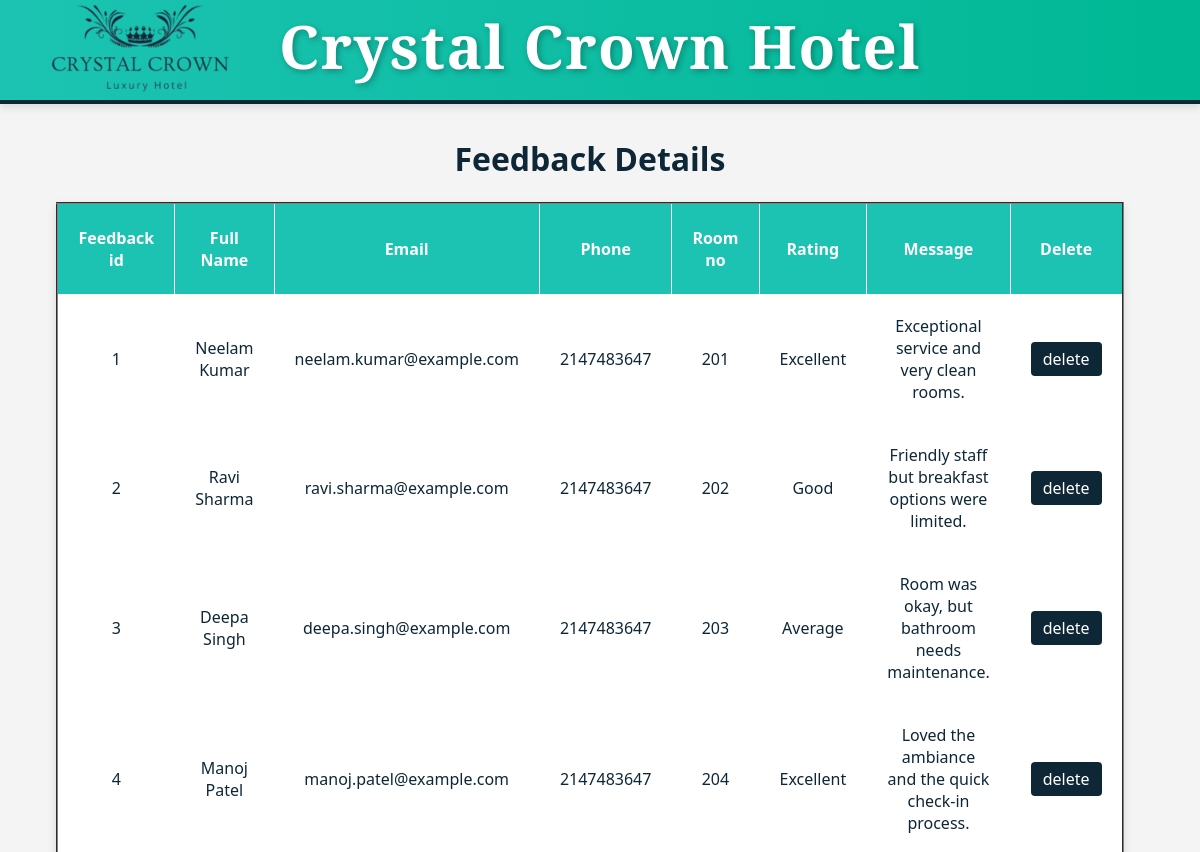
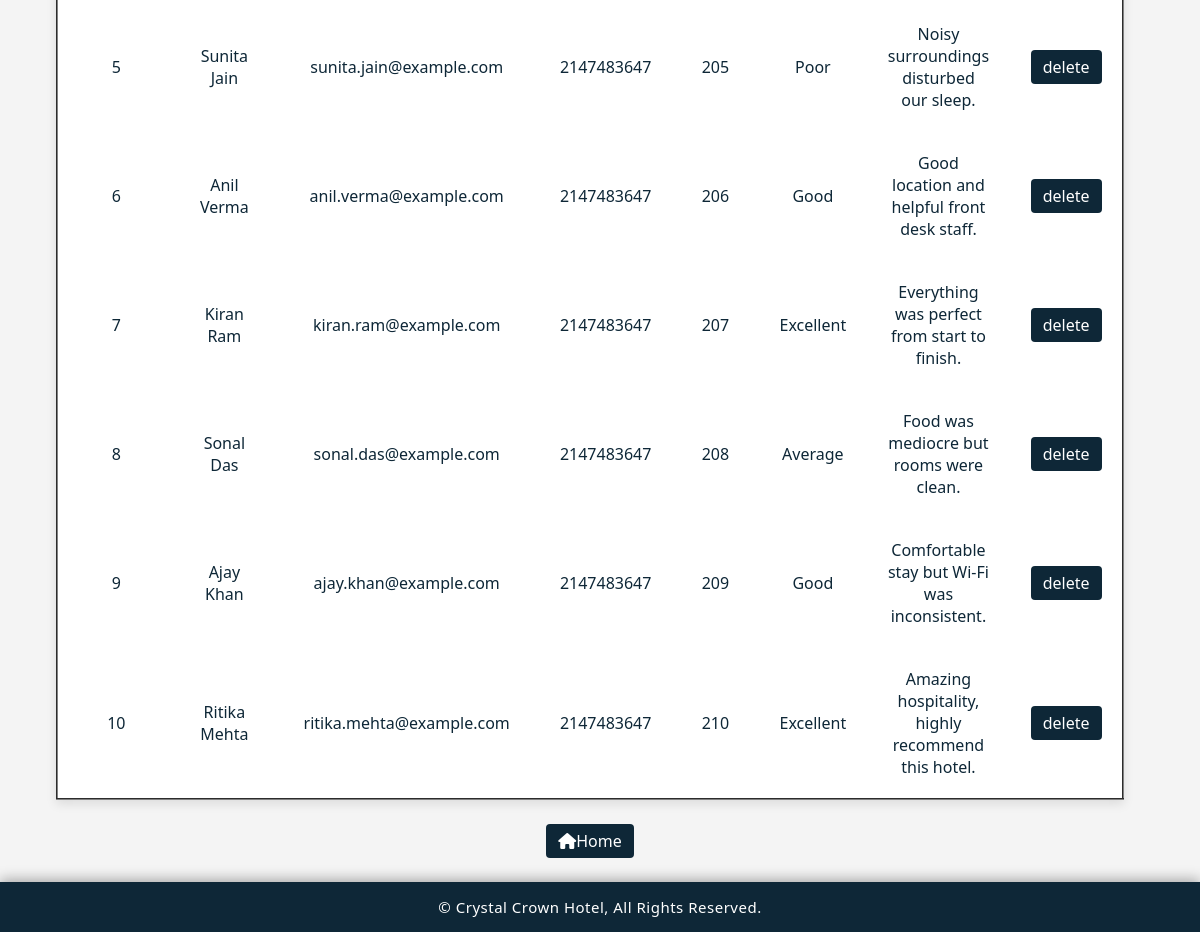
Page /project/admin/feedback_view.php on the committed database (2 pictures, top to bottom).
### tables this page shows
CREATE TABLE `feedback` (
  `feed_id` int(11) NOT NULL,
  `Full_name` text NOT NULL,
  `Email` varchar(50) NOT NULL,
  `Mobile_no` int(10) NOT NULL,
  `Room_no` varchar(10) NOT NULL,
  `Rating` enum('Excellent','Good','Average','Poor') NOT NULL,
  `Feedback` text NOT NULL
);

### project/admin/feedback_view.php (the view, shortened to what this page needs)
<!DOCTYPE html>
<html lang="en">
<head>
		<link rel="stylesheet" href="https://cdnjs.cloudflare.com/ajax/libs/font-awesome/6.5.0/css/all.min.css">
    <link rel="stylesheet" href="design.css" />
</head>
<body>
</body>
</html>
<?php
include 'header.php';
$con = mysqli_connect("localhost", "root", "", "crystal_crown_hotel");
$que="select * from feedback";
  $result=mysqli_query($con,$que);
  echo"<h1 align='center'><br><br> Feedback Details</h1>";
  echo"<table  align='center' border='2px'>
        <tr>
            <th>Feedback id</th>
            <th>Full Name</th>
            <th>Email</th>
            <th>Phone</th>
            <th>Room no</th>
            <th>Rating</th>
            <th>Message</th>
            <th>Delete</th>
            </tr>";
            while($row=mysqli_fetch_array($result))
            {
                echo"<tr>
                    <td>$row[0]</td>
                    <td>$row[1]</td>
                    <td>$row[2]</td>
                    <td>$row[3]</td>
                    <td>$row[4]</td>
                     <td>$row[5]</td>
                    <td>$row[6]</td>
                   <td> <a href='feedback_delete.php?id=$row[0]'>delete</a></td>
                    </tr>";
            }
            echo"</table>";
           echo "<section class='btn'>
                   <a href='index.php'><i class='fas fa-home'></i>Home</a>
                   </section>";
              include("footer.php");
    ?>

### project/admin/design.css (style rules this page uses)
body { background-color: white; font-family: 'Segoe UI', sans-serif; padding: 100px ; padding-top: 50px; margin-top: 50px; color: #0e2737; }
.btn { text-align: center; margin-top: 30px; }
tr:nth-child(even) { background: white; }
html { scroll-behavior: smooth; }
table { width: 100%; width: 100%; padding:100px; max-width: 800px; margin: auto; border-collapse: collapse; background-color: white; box-shadow: 0 4px 10px rgba(0,0,0,0.1); }
th, td { border: 1px solid white; text-align: center; padding: 20px; height:50px; width:50px; }
th { background-color: #1cc3b2; color: white; }
a { color:white; text-decoration: none; background-color: #0e2737; padding: 6px 12px; border-radius: 4px; transition: background 0.3s; }

### project/admin/feedback_view.php (style rules this page uses)
.btn { text-align: center; margin-top: 30px; }

### project/admin/header.php (style rules this page uses)
a { color:white; text-decoration: none; }

### project/admin/footer.php (style rules this page uses)
body { margin: 0; padding: 30px 20px 80px 0; background: #f4f4f4; font-family: 'Segoe UI', sans-serif; }

### rows in the picture
feedback: feed_id "1", Full_name "Neelam Kumar", Email "neelam.kumar@example.com", Mobile_no "2147483647", Room_no "201", Rating "Excellent", Feedback "Exceptional service and very clean rooms."
feedback: feed_id "2", Full_name "Ravi Sharma", Email "ravi.sharma@example.com", Mobile_no "2147483647", Room_no "202", Rating "Good", Feedback "Friendly staff but breakfast options were limited."
feedback: feed_id "3", Full_name "Deepa Singh", Email "deepa.singh@example.com", Mobile_no "2147483647", Room_no "203", Rating "Average", Feedback "Room was okay, but bathroom needs maintenance."
feedback: feed_id "4", Full_name "Manoj Patel", Email "manoj.patel@example.com", Mobile_no "2147483647", Room_no "204", Rating "Excellent", Feedback "Loved the ambiance and the quick check-in process."
feedback: feed_id "5", Full_name "Sunita Jain", Email "sunita.jain@example.com", Mobile_no "2147483647", Room_no "205", Rating "Poor", Feedback "Noisy surroundings disturbed our sleep."
feedback: feed_id "6", Full_name "Anil Verma", Email "anil.verma@example.com", Mobile_no "2147483647", Room_no "206", Rating "Good", Feedback "Good location and helpful front desk staff."
feedback: feed_id "7", Full_name "Kiran Ram", Email "kiran.ram@example.com", Mobile_no "2147483647", Room_no "207", Rating "Excellent", Feedback "Everything was perfect from start to finish."
feedback: feed_id "8", Full_name "Sonal Das", Email "sonal.das@example.com", Mobile_no "2147483647", Room_no "208", Rating "Average", Feedback "Food was mediocre but rooms were clean."
feedback: feed_id "9", Full_name "Ajay Khan", Email "ajay.khan@example.com", Mobile_no "2147483647", Room_no "209", Rating "Good", Feedback "Comfortable stay but Wi-Fi was inconsistent."
feedback: feed_id "10", Full_name "Ritika Mehta", Email "ritika.mehta@example.com", Mobile_no "2147483647", Room_no "210", Rating "Excellent", Feedback "Amazing hospitality, highly recommend this hotel."
